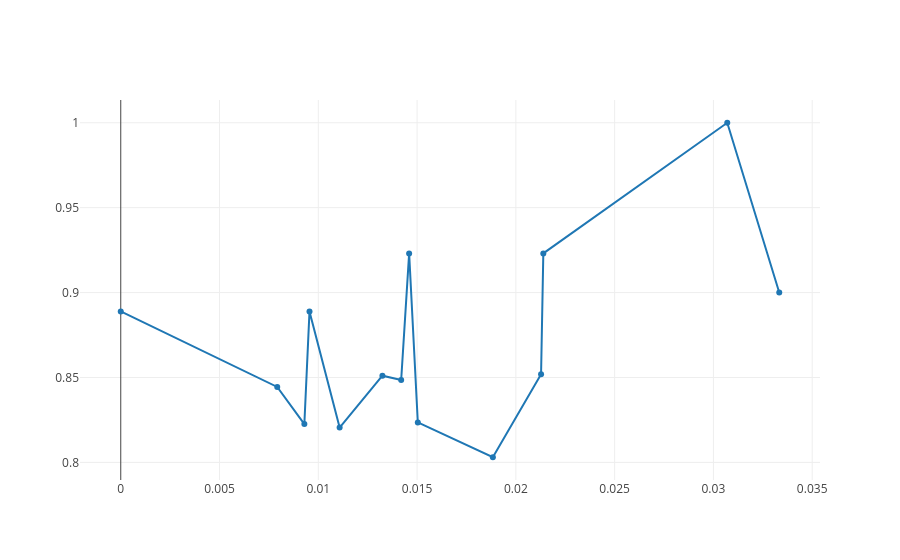

Source (notebook cell):
### Markdown cell above
## ROC Curve (Work In Progress)
ROC stands for **Receiver Operator Characteristics**, ROC curves are used to present results of binary decision problems. 
- ROC curves shows the number of correctly classified positive samples varies with the number of incorrectly classified negative examples. ie 

$$False \ Positive \ Rate(FPR) \ vs \ True \ Positive \ Rate(TPR)$$

- ROC Curves can present an overly optimistic view of an algorithm's performance
- In ROC space, the goal is to be in the upper left hand corner

### Code cell
df = df.sort_values(by ='fpr')
 
trace = go.Scatter(x = df.fpr, y = df.tpr)
data = [trace]
py.iplot(data, filename='ROC')

### Figure 1 — Plotly figure (JSON) as saved in the notebook; plotly's stock layout.template omitted (floating-point values rounded to 4 significant figures)
{"data": [{"type": "scatter", "uid": "ecb45a85-6556-4809-91f2-1ea6a9271e27", "x": [0.0, 0.007921, 0.009294, 0.009554, 0.01108, 0.01325, 0.0142, 0.0146, 0.01504, 0.01884, 0.02128, 0.02139, 0.0307, 0.03333], "y": [0.8889, 0.8444, 0.8226, 0.8889, 0.8205, 0.8511, 0.8485, 0.9231, 0.8235, 0.803, 0.8519, 0.9231, 1.0, 0.9]}], "layout": {}}
